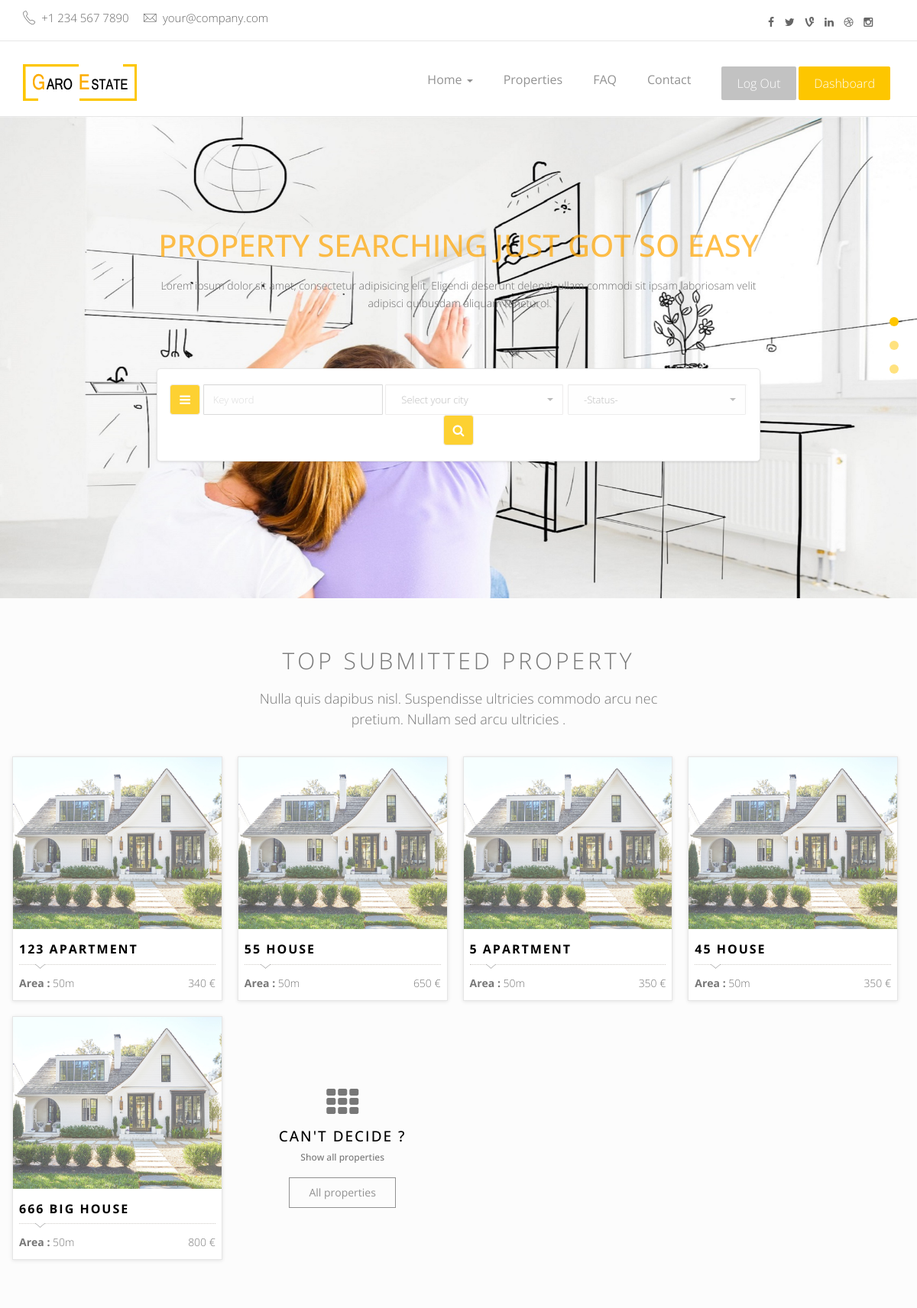
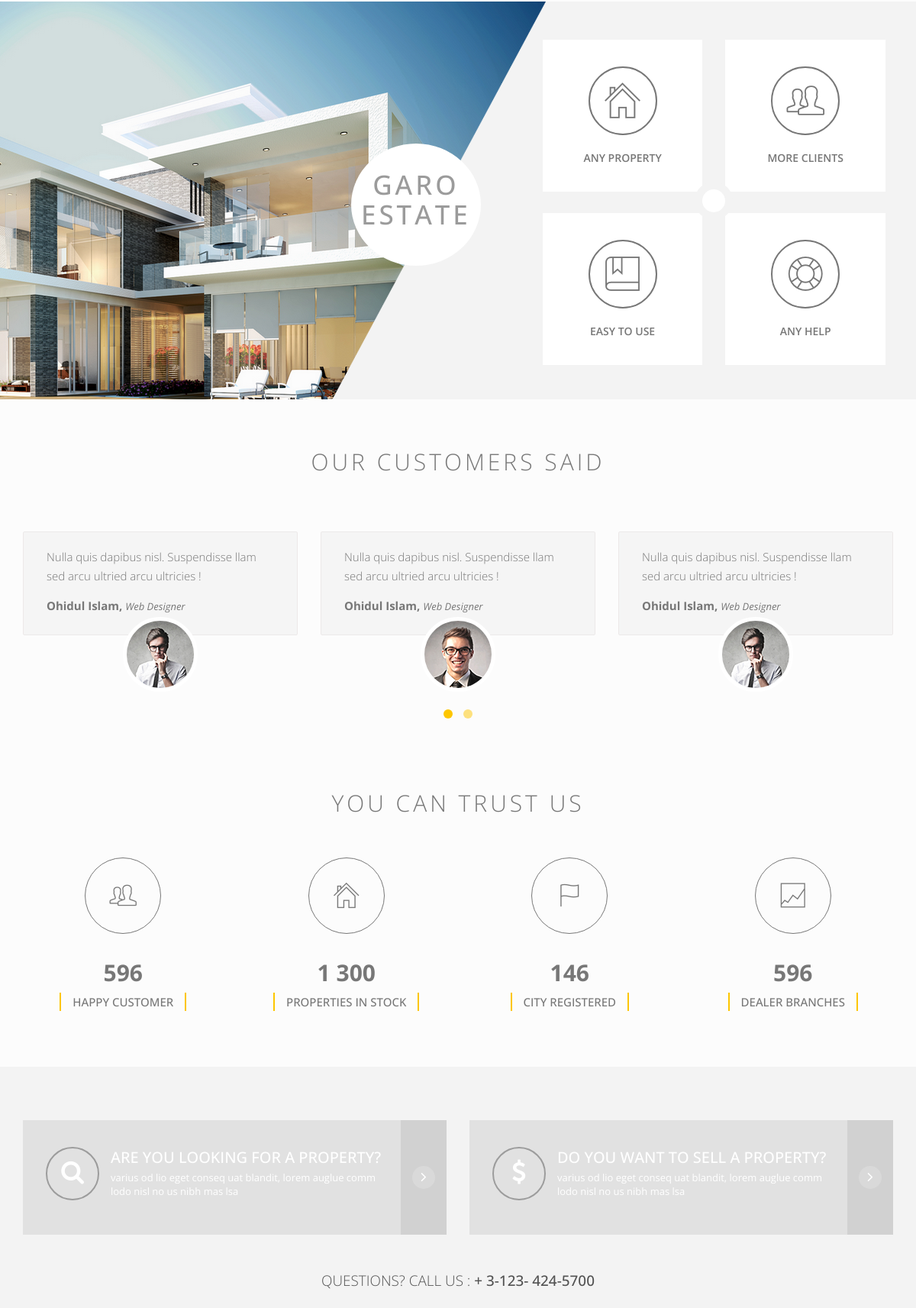
Screenshot of /template/index.php (signed in, upper part) with the database file from the repository (2 pictures, top to bottom).
### tables this page shows
CREATE TABLE `property` (
  `Property_ID` int NOT NULL,
  `Property_Type` varchar(40) NOT NULL,
  `Property_Number` int NOT NULL,
  `Property_City` varchar(30) NOT NULL,
  `Property_Address` varchar(30) NOT NULL,
  `Rooms` int DEFAULT NULL,
  `Bathrooms` int DEFAULT NULL,
  `Size` double DEFAULT NULL,
  `Kitchen` int DEFAULT NULL,
  `RentAmount` int DEFAULT NULL,
  `Property_RegisterDate` date DEFAULT NULL,
  `Property_ModifiedDate` date DEFAULT NULL,
  `Property_Cover` text,
  `Property_img_2` text,
  `Property_img_3` text,
  `Property_img_4` text,
  `Property_img_5` text,
  `Property_Owner` int DEFAULT NULL
);

### PHP/properties/property.php (called while the page is built, shortened)
<?php
$con = require "../PHP/database.php";
class Properties
{
    private $conn;
    public function setCon($conn)
    {
        $this->conn = $conn;
    }
    public function getAllProperties()
    {
        $sql = "SELECT * FROM property";
        $result = mysqli_query($this->conn, $sql);
        $rows = array();
        while ($row = mysqli_fetch_assoc($result)) {
            $rows[] = $row;
        }
        return $rows;
    }
}
$property = new Properties();
$property->setCon($con);
return $property;
?>

### template/index.php (the view, shortened to what this page needs)
<?php include 'header.php';
$property = require '../PHP/properties/property.php';
$properties = $property->getAllProperties();
?>
<div class="slider-area">
    <div class="slider">
        <div id="bg-slider" class="owl-carousel owl-theme">
            <div class="item"><img src="assets/img/slide1/slider-image-1.jpg" alt="GTA V"></div>
        </div>
    </div>
    <div class="slider-content">
        <div class="row">
            <div class="col-lg-8 col-lg-offset-2 col-md-10 col-md-offset-1 col-sm-12">
                <h2>property Searching Just Got So Easy</h2>
                <p>Lorem ipsum dolor sit amet, consectetur adipisicing elit. Eligendi deserunt deleniti, ullam commodi
                    sit ipsam laboriosam velit adipisci quibusdam aliquam teneturo!</p>
                <div class="search-form wow pulse" data-wow-delay="0.8s">
                    <form action="" class=" form-inline">
                        <button class="btn  toggle-btn" type="button"><i class="fa fa-bars"></i></button>
                        <div class="form-group">
                            <input type="text" class="form-control" placeholder="Key word">
                        </div>
                        <div class="form-group">
                        </div>
                        <div class="form-group">
                            <select id="basic" class="selectpicker show-tick form-control">
                                <option> -Status- </option>
                            </select>
                        </div>
                        <button class="btn search-btn" type="submit"><i class="fa fa-search"></i></button>
                    </form>
                </div>
            </div>
        </div>
    </div>
</div>
<div class="content-area home-area-1 recent-property" style="background-color: #FCFCFC; padding-bottom: 55px;">
    <div class="container">
        <div class="row">
            <div class="col-md-10 col-md-offset-1 col-sm-12 text-center page-title">
                <h2>Top submitted property</h2>
                <p>Nulla quis dapibus nisl. Suspendisse ultricies commodo arcu nec pretium. Nullam sed arcu ultricies .
                </p>
            </div>
        </div>
        <div class="row">
            <div class="proerty-th">
                <?php
                foreach ($properties as $row) {
                    $id = $row['Property_ID'];
                    $number = $row['Property_Number'];
                    $type = $row['Property_Type'];
                    $img = $row['Property_Cover'];
                    $rent = $row['RentAmount'];
                    $text = $number . " " . $type;
                    echo "
                    <form action='' method='POST'>
                    <div class='col-sm-6 col-md-3 p0'>
                            <div class='box-two proerty-item'>
                                <div class='item-thumb'>
                                    <a href='property.php?id=$id'><img src='../uploads/property/$img'></a>
                                </div>
                                <div class='item-entry overflow'>
                                    <h5><a href='property.php?id=$id'>$text</a></h5>
                                    <div class='dot-hr'></div>
                                    <span class='pull-left'><b>Area :</b> 50m  </span>
                                    <span class='proerty-price pull-right'>$rent €</span>
                                </div>
                            </div>
                        </div>
                    </form>";
                }
                ?>
                <div class="col-sm-6 col-md-3 p0">
                    <div class="box-tree more-proerty text-center">
                        <div class="item-tree-icon">
                            <i class="fa fa-th"></i>
                        </div>
                        <div class="more-entry overflow">
                            <h5><a href="property-1.html">CAN'T DECIDE ? </a></h5>
                            <h5 class="tree-sub-ttl">Show all properties</h5>
                            <button class="btn border-btn more-black" value="All properties">All properties</button>
                        </div>
                    </div>
                </div>
            </div>
        </div>
    </div>
</div>
<div class="Welcome-area">
    <div class="container">
        <div class="row">
            <div class="col-md-12 Welcome-entry  col-sm-12">
                <div class="col-md-5 col-md-offset-2 col-sm-6 col-xs-12">
                    <div class="welcome_text wow fadeInLeft" data-wow-delay="0.3s" data-wow-offset="100">
                        <div class="row">
                            <div class="col-md-10 col-md-offset-1 col-sm-12 text-center page-title">
                                <h2>GARO ESTATE </h2>
                            </div>
                        </div>
                    </div>
                </div>
                <div class="col-md-5 col-sm-6 col-xs-12">
                    <div class="welcome_services wow fadeInRight" data-wow-delay="0.3s" data-wow-offset="100">
                        <div class="row">
                            <div class="col-xs-6 m-padding">
                                <div class="welcome-estate">
                                    <div class="welcome-icon">
                                        <i class="pe-7s-home pe-4x"></i>
                                    </div>
                                    <h3>Any property</h3>
                                </div>
                            </div>
                            <div class="col-xs-6 m-padding">
                                <div class="welcome-estate">
                                    <div class="welcome-icon">
                                        <i class="pe-7s-users pe-4x"></i>
                                    </div>
                                    <h3>More Clients</h3>
                                </div>
                            </div>
                            <div class="col-xs-12 text-center">
                                <i class="welcome-circle"></i>
                            </div>
                            <div class="col-xs-6 m-padding">
                                <div class="welcome-estate">
                                    <div class="welcome-icon">
                                        <i class="pe-7s-notebook pe-4x"></i>
                                    </div>
                                    <h3>Easy to use</h3>
                                </div>
                            </div>
                            <div class="col-xs-6 m-padding">
                                <div class="welcome-estate">
                                    <div class="welcome-icon">
                                        <i class="pe-7s-help2 pe-4x"></i>
                                    </div>
                                    <h3>Any help </h3>
                                </div>
                            </div>
                        </div>
                    </div>
                </div>
            </div>
        </div>
    </div>
</div>
<div class="testimonial-area recent-property" style="background-color: #FCFCFC; padding-bottom: 15px;">
    <div class="container">
        <div class="row">
            <div class="col-md-10 col-md-offset-1 col-sm-12 text-center page-title">
                <h2>Our Customers Said </h2>
            </div>
        </div>
        <div class="row">
            <div class="row testimonial">
                <div class="col-md-12">
                    <div id="testimonial-slider">
                        <div class="item">
                            <div class="client-text">
                                <p>Nulla quis dapibus nisl. Suspendisse llam sed arcu ultried arcu ultricies !</p>
                                <h4><strong>Ohidul Islam, </strong><i>Web Designer</i></h4>
                            </div>
                            <div class="client-face wow fadeInRight" data-wow-delay=".9s">
                                <img src="assets/img/client-face1.png" alt="">
                            </div>
                        </div>
                        <div class="item">
                            <div class="client-text">
                                <p>Nulla quis dapibus nisl. Suspendisse llam sed arcu ultried arcu ultricies !</p>
                                <h4><strong>Ohidul Islam, </strong><i>Web Designer</i></h4>
                            </div>
                            <div class="client-face">
                                <img src="assets/img/client-face2.png" alt="">
                            </div>
                        </div>
                        <div class="item">
                            <div class="client-text">
                                <p>Nulla quis dapibus nisl. Suspendisse llam sed arcu ultried arcu ultricies !</p>
                                <h4><strong>Ohidul Islam, </strong><i>Web Designer</i></h4>
                            </div>
                            <div class="client-face">
                                <img src="assets/img/client-face1.png" alt="">
                            </div>
                        </div>
                    </div>
                </div>
            </div>
        </div>
    </div>
</div>
<div class="count-area">
    <div class="container">
        <div class="row">
            <div class="col-md-10 col-md-offset-1 col-sm-12 text-center page-title">
                <h2>You can trust Us </h2>
            </div>
        </div>
        <div class="row">
            <div class="col-md-12 col-xs-12 percent-blocks m-main" data-waypoint-scroll="true">
                <div class="row">
                    <div class="col-sm-3 col-xs-6">
                        <div class="count-item">
                            <div class="count-item-circle">
                                <span class="pe-7s-users"></span>
                            </div>
                            <div class="chart" data-percent="5000">
                                <h2 class="percent" id="counter">0</h2>
                                <h5>HAPPY CUSTOMER </h5>
                            </div>
                        </div>
                    </div>
                    <div class="col-sm-3 col-xs-6">
                        <div class="count-item">
                            <div class="count-item-circle">
                                <span class="pe-7s-home"></span>
                            </div>
                            <div class="chart" data-percent="12000">
                                <h2 class="percent" id="counter1">0</h2>
                                <h5>Properties in stock</h5>
                            </div>
                        </div>
                    </div>
                    <div class="col-sm-3 col-xs-6">
                        <div class="count-item">
                            <div class="count-item-circle">
                                <span class="pe-7s-flag"></span>
                            </div>
                            <div class="chart" data-percent="120">
                                <h2 class="percent" id="counter2">0</h2>
                                <h5>City registered </h5>
                            </div>
                        </div>
                    </div>
                    <div class="col-sm-3 col-xs-6">
                        <div class="count-item">
                            <div class="count-item-circle">
                                <span class="pe-7s-graph2"></span>
                            </div>
                            <div class="chart" data-percent="5000">
                                <h2 class="percent" id="counter3">5000</h2>
                                <h5>DEALER BRANCHES</h5>
                            </div>
                        </div>
                    </div>
                </div>
            </div>
        </div>
    </div>
</div>
<div class="boy-sale-area">
    <div class="container">
        <div class="row">
            <div class="col-md-6 col-sm-10 col-sm-offset-1 col-md-offset-0 col-xs-12">
                <div class="asks-first">
                    <div class="asks-first-circle">
                        <span class="fa fa-search"></span>
                    </div>
                    <div class="asks-first-info">
                        <h2>ARE YOU LOOKING FOR A Property?</h2>
                        <p> varius od lio eget conseq uat blandit, lorem auglue comm lodo nisl no us nibh mas lsa</p>
                    </div>
                    <div class="asks-first-arrow">
                        <a href="properties.html"><span class="fa fa-angle-right"></span></a>
                    </div>
                </div>
            </div>
            <div class="col-md-6 col-sm-10 col-sm-offset-1 col-xs-12 col-md-offset-0">
                <div class="asks-first">
                    <div class="asks-first-circle">
                        <span class="fa fa-usd"></span>
                    </div>
                    <div class="asks-first-info">
                        <h2>DO YOU WANT TO SELL A Property?</h2>
                        <p> varius od lio eget conseq uat blandit, lorem auglue comm lodo nisl no us nibh mas lsa</p>
                    </div>
                    <div class="asks-first-arrow">
                        <a href="properties.html"><span class="fa fa-angle-right"></span></a>
                    </div>
                </div>
            </div>
            <div class="col-xs-12">
                <p class="asks-call">QUESTIONS? CALL US : <span class="strong"> + 3-123- 424-5700</span></p>
            </div>
        </div>
    </div>
</div>
<?php include 'footer.php' ?>

### rows the page displays
property: Property_Cover (picture), text "123 APARTMENT", RentAmount "340"
property: Property_Cover (picture), text "55 HOUSE", RentAmount "650"
property: Property_Cover (picture), text "5 APARTMENT", RentAmount "350"
property: Property_Cover (picture), text "45 HOUSE", RentAmount "350"
property: Property_Cover (picture), text "666 BIG HOUSE", RentAmount "800"
